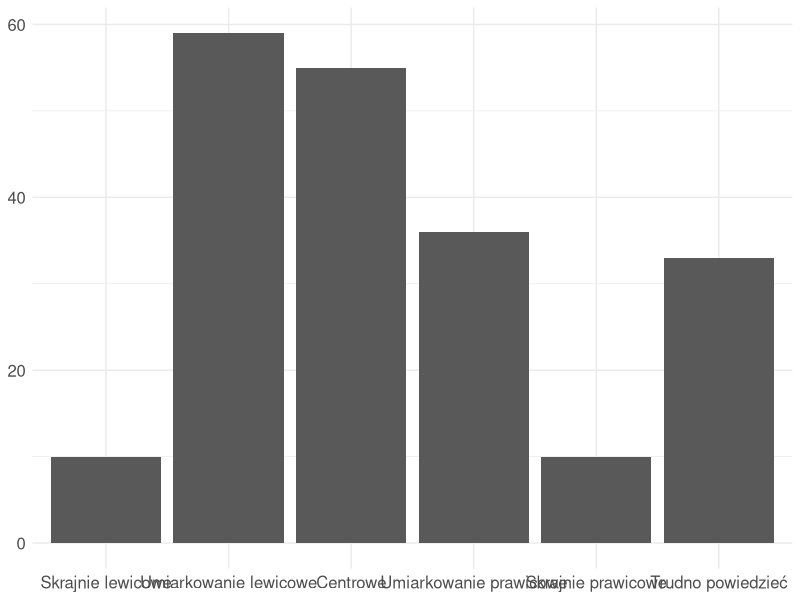
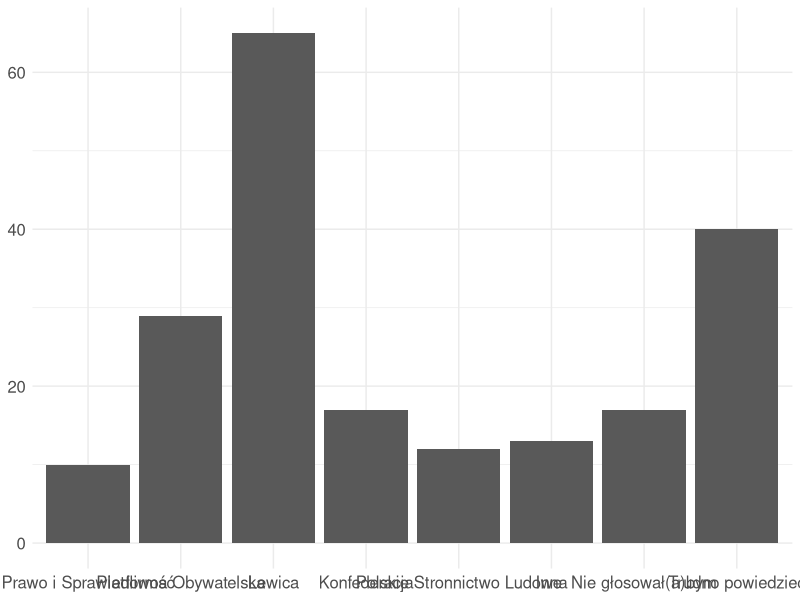
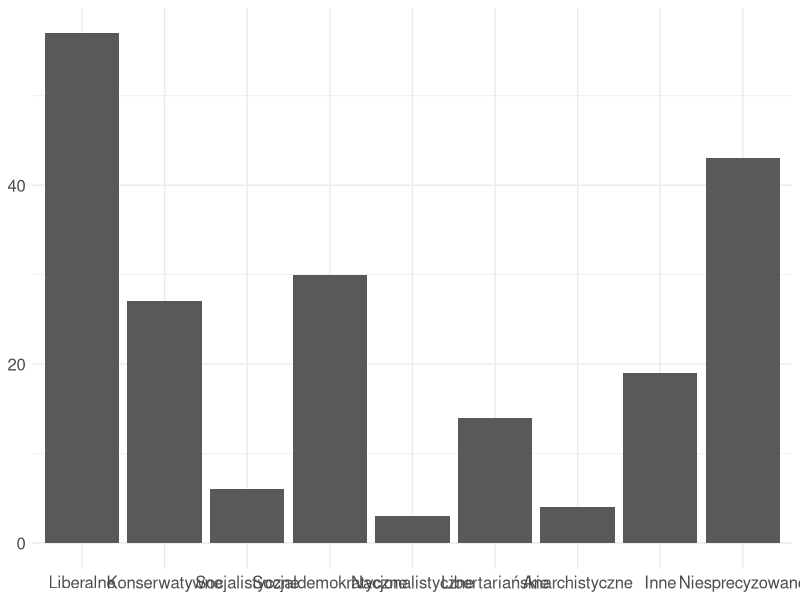
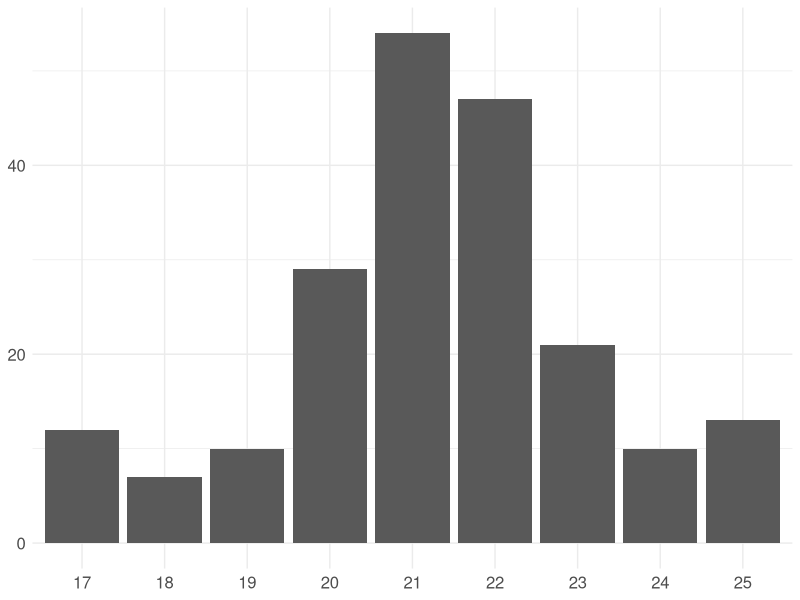
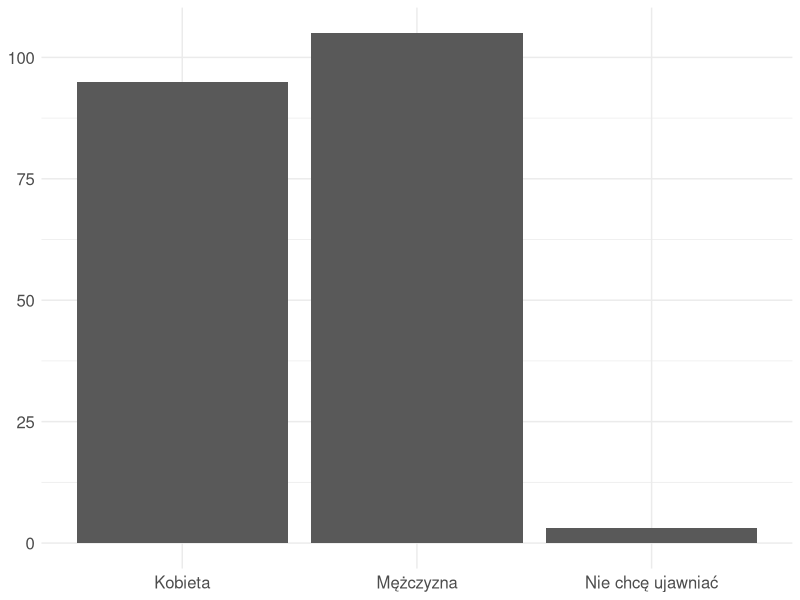
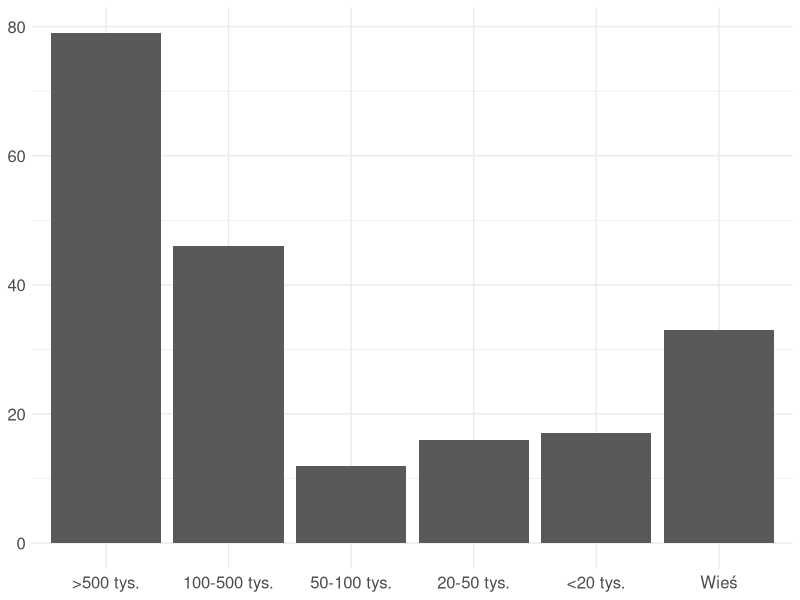
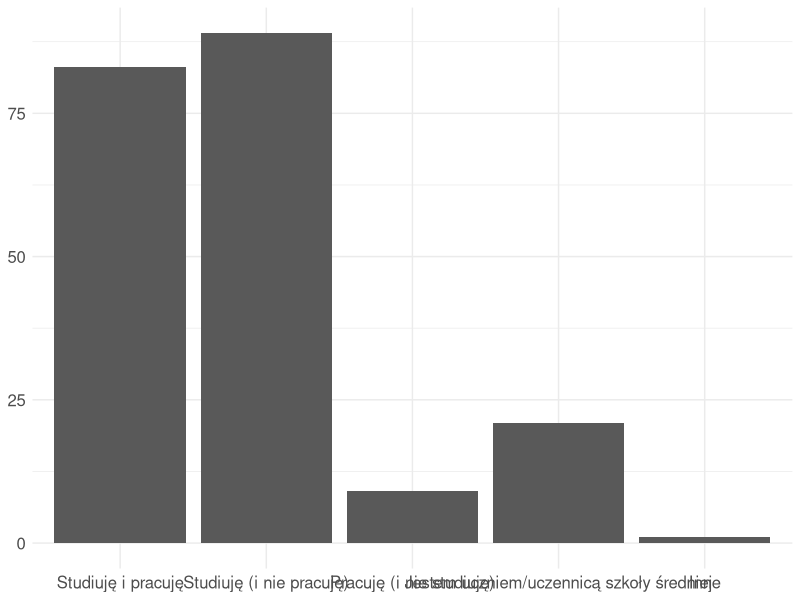
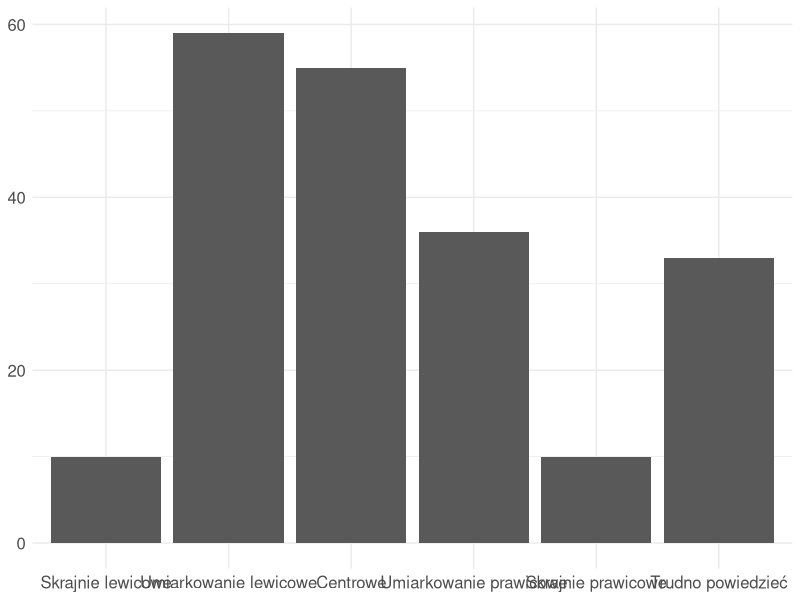

The R source for these figures, in order:
## ---- chunk 1
library(stats)
library(dplyr)
library(reshape2)
library(graphics)
library(ape)
library(ggplot2)

getMeanPreferences <- function(x) {
  c(mean(x$`1`), mean(x$`2`), mean(x$`3`), mean(x$`4`), mean(x$`5`),
    mean(x$`6`), mean(x$`7`), mean(x$`8`), mean(x$`9`), mean(x$`10`),
    mean(x$`11`), mean(x$`12`), mean(x$`13`), mean(x$`14`), mean(x$`15`),
    mean(x$`16`))
}

# wczytuję dane o respondentach z pliku
respondents <- read.csv(file = 'respondents.csv')
respondents <- respondents[c("RID", "q20", "q21", "q24", "q15", "q14", "q16", "q17")]

# wyfiltrowuję respondentów którzy odpowiedzieli na wszystkie pytania o sobie
respondents <- filter(respondents, !is.na(q20) & !is.na(q21) & !is.na(q24) & !is.na(q15) &  !is.na(q14) & !is.na(q16) & !is.na(q17) & q15 != 10)

# wczytuję dane o wynikach eksperymentu z pliku, zapisuję je do data frame
results <- read.csv(file = 'results.csv')
freq <- as.data.frame(table(results$RID))
freq <- filter(freq, Var1 %in% respondents$RID)
freq <- filter(freq, Freq==32)
results <- filter(results, RID %in% freq$Var1)
best <- apply(results,1, function(x) x[6 + x[5]])
worst <- apply(results,1, function(x) x[6 + x[6]])
best_freq <- as.data.frame(table(best))
worst_freq <- as.data.frame(table(worst))
r <- data.frame(num=1:16, result = best_freq$Freq - worst_freq$Freq)
results$pref1 <- best
results$pref4 <- worst

# wyfiltrowuję tylko tych respondentów którzy odpowiedzieli na wszystkie pytania eksperymentalne
respondents <- filter(respondents, RID %in% freq$Var1)

# przygotowuję wykresy z info o respondentach
data <- as.data.frame(table(respondents$q20))
data$Var1 <- as.numeric(as.character(data$Var1))
data$Labels <- c("Skrajnie lewicowe", "Umiarkowanie lewicowe", "Centrowe", "Umiarkowanie prawicowe", "Skrajnie prawicowe", "Trudno powiedzieć")
ggplot(data,aes(x=reorder(Labels, Var1), y=Freq)) + geom_bar(stat="identity") + theme_minimal() +  theme(axis.title.x=element_blank(), axis.title.y=element_blank(), axis.text.x = element_text(angle = 0), text = element_text(size=15)) 
ggsave("charts_frequencies/left_right.png", width = 15, height = 7)

data <- as.data.frame(table(respondents$q21))
data$Var1 <- as.numeric(as.character(data$Var1))
data$Labels <- c("Prawo i Sprawiedliwość", "Platforma Obywatelska", "Lewica", "Konfederacja", "Polskie Stronnictwo Ludowe", "Inna", "Nie głosował(a)bym", "Trudno powiedzieć")
ggplot(data,aes(x=reorder(Labels, Var1), y=Freq)) + geom_bar(stat="identity") + theme_minimal() +  theme(axis.title.x=element_blank(), axis.title.y=element_blank(), axis.text.x = element_text(angle = 0), text = element_text(size=15))
ggsave("charts_frequencies/party.png", width = 15, height = 7)

data <- as.data.frame(table(respondents$q24))
data$Var1 <- as.numeric(as.character(data$Var1))
data$Labels <- c("Liberalne", "Konserwatywne", "Socjalistyczne", "Socjaldemokratyczne", "Nacjonalistyczne", "Libertariańskie", "Anarchistyczne", "Inne", "Niesprecyzowane")
ggplot(data,aes(x=reorder(Labels, Var1), y=Freq)) + geom_bar(stat="identity") + theme_minimal() +  theme(axis.title.x=element_blank(), axis.title.y=element_blank(), axis.text.x = element_text(angle = 0), text = element_text(size=15))
ggsave("charts_frequencies/ideologies.png", width = 15, height = 7)

data <- as.data.frame(table(respondents$q15))
data$Var1 <- as.numeric(as.character(data$Var1))
data$Labels <- c("17", "18", "19", "20", "21", "22", "23", "24", "25")
ggplot(data,aes(x=reorder(Labels, Var1), y=Freq)) + geom_bar(stat="identity") + theme_minimal() +  theme(axis.title.x=element_blank(), axis.title.y=element_blank(), axis.text.x = element_text(angle = 0), text = element_text(size=15))
ggsave("charts_frequencies/age.png", width = 15, height = 7)

data <- as.data.frame(table(respondents$q14))
data$Var1 <- as.numeric(as.character(data$Var1))
data$Labels <- c("Kobieta", "Mężczyzna", "Nie chcę ujawniać")
ggplot(data,aes(x=reorder(Labels, Var1), y=Freq)) + geom_bar(stat="identity") + theme_minimal() +  theme(axis.title.x=element_blank(), axis.title.y=element_blank(), axis.text.x = element_text(angle = 0), text = element_text(size=15))
ggsave("charts_frequencies/gender.png", width = 15, height = 7)

data <- as.data.frame(table(respondents$q16))
data$Var1 <- as.numeric(as.character(data$Var1))
data$Labels <- c(">500 tys.", "100-500 tys.", "50-100 tys.", "20-50 tys.", "<20 tys.", "Wieś")
ggplot(data,aes(x=reorder(Labels, Var1), y=Freq)) + geom_bar(stat="identity") + theme_minimal() +  theme(axis.title.x=element_blank(), axis.title.y=element_blank(), axis.text.x = element_text(angle = 0), text = element_text(size=15))
ggsave("charts_frequencies/origin.png", width = 15, height = 7)

data <- as.data.frame(table(respondents$q17))
data$Var1 <- as.numeric(as.character(data$Var1))
data$Labels <- c("Studiuję i pracuję", "Studiuję (i nie pracuję)", "Pracuję (i nie studiuję)", "Jestem uczniem/uczennicą szkoły średniej", "Inne")
ggplot(data,aes(x=reorder(Labels, Var1), y=Freq)) + geom_bar(stat="identity") + theme_minimal() +  theme(axis.title.x=element_blank(), axis.title.y=element_blank(), axis.text.x = element_text(angle = 0), text = element_text(size=15))
ggsave("charts_frequencies/occupation.png", width = 15, height = 7)

# dzielę wszystkie wyniki na respondentów 
results_personal <- split(results, results$RID)
best_tables <- as.data.frame(sapply(results_personal, function(x) table(factor(x$pref1, 1:16))))
worst_tables <- as.data.frame(sapply(results_personal, function(x) table(factor(x$pref4, 1:16))))

# tworzę dla każdego respondenta wektor różnic
personal_scores <- best_tables - worst_tables

# i zapisuję go do ramki ze wszystkimi danymi o respondentach
respondents <- respondents[order( respondents[,1] ),]
respondents <- cbind(respondents, as.data.frame(t(as.matrix(personal_scores))))

# obliczam dystansy (w normie euklidesowej) między wektorami różnic poszczególnych respondentów
distances <- dist(t(as.matrix(personal_scores)))
distances_mtrx <- as.matrix(distances) 
distances_frame <- melt(as.matrix(distances), varnames = c("person1", "person2"))

# wykonuję algorytm klastrowania Warda
fit <- hclust(distances, method="ward.D2")
colors = c("red", "blue", "green", "black", "yellow", "purple", "brown", "navy")

# dzielę na 2 grupy i zapisuję grupy
groups2 <- cutree(fit, k=2)
pdf(file="g2.pdf")
plot(as.phylo(fit), type = "fan", tip.color = colors[groups2],
     label.offset = 1, cex = 0.7)
dev.off()

# dzielę na 5 grup i zapisuję grupy
groups5 <- cutree(fit, k=5)
pdf(file="g5.pdf")
plot(as.phylo(fit), type = "fan", tip.color = colors[groups5],
     label.offset = 1, cex = 0.7)
dev.off()

# dzielę na 5 grup i zapisuję grupy
groups8 <- cutree(fit, k=8)
pdf(file="g8.pdf")
plot(as.phylo(fit), type = "fan", tip.color = colors[groups8],
     label.offset = 1, cex = 0.7)
dev.off()

respondents["group2"] <- groups2
respondents["group5"] <- groups5
respondents["group8"] <- groups8

# dzielę respondentów według grup - na 2, zapisuję ich uśrednione preferencje
respondens_by2 <- split(respondents, respondents$group2)
pref2 <- rbind(getMeanPreferences(respondens_by2$`1`), getMeanPreferences(respondens_by2$`2`))
print("Na 2, left_right")
prop.table(table(respondens_by2$`1`$q20))
prop.table(table(respondens_by2$`2`$q20))

# dzielę respondentów według grup - na 5, zapisuję ich uśrednione preferencje
respondens_by5 <- split(respondents, respondents$group5)
pref5 <- rbind(getMeanPreferences(respondens_by5$`1`), getMeanPreferences(respondens_by5$`2`),
               getMeanPreferences(respondens_by5$`3`), getMeanPreferences(respondens_by5$`4`),
               getMeanPreferences(respondens_by5$`5`))
print("Na 5, left_right")
prop.table(table(respondens_by5$`1`$q20))
prop.table(table(respondens_by5$`2`$q20))
prop.table(table(respondens_by5$`3`$q20))
prop.table(table(respondens_by5$`4`$q20))
prop.table(table(respondens_by5$`5`$q20))

# dzielę respondentów według grup - na 8, zapisuję ich uśrednione preferencje
respondens_by8 <- split(respondents, respondents$group8)
table(respondents$group8)
table(respondents$group5)
pref8 <- rbind(getMeanPreferences(respondens_by8$`1`), getMeanPreferences(respondens_by8$`2`),
               getMeanPreferences(respondens_by8$`3`), getMeanPreferences(respondens_by8$`4`),
               getMeanPreferences(respondens_by8$`5`), getMeanPreferences(respondens_by8$`6`),
               getMeanPreferences(respondens_by8$`7`), getMeanPreferences(respondens_by8$`8`))

print("Na 8, left_right")
prop.table(table(respondens_by8$`1`$q20))
prop.table(table(respondens_by8$`2`$q20))
prop.table(table(respondens_by8$`3`$q20))
prop.table(table(respondens_by8$`4`$q20))
prop.table(table(respondens_by8$`5`$q20))
prop.table(table(respondens_by8$`6`$q20))
prop.table(table(respondens_by8$`7`$q20))
prop.table(table(respondens_by8$`8`$q20))

